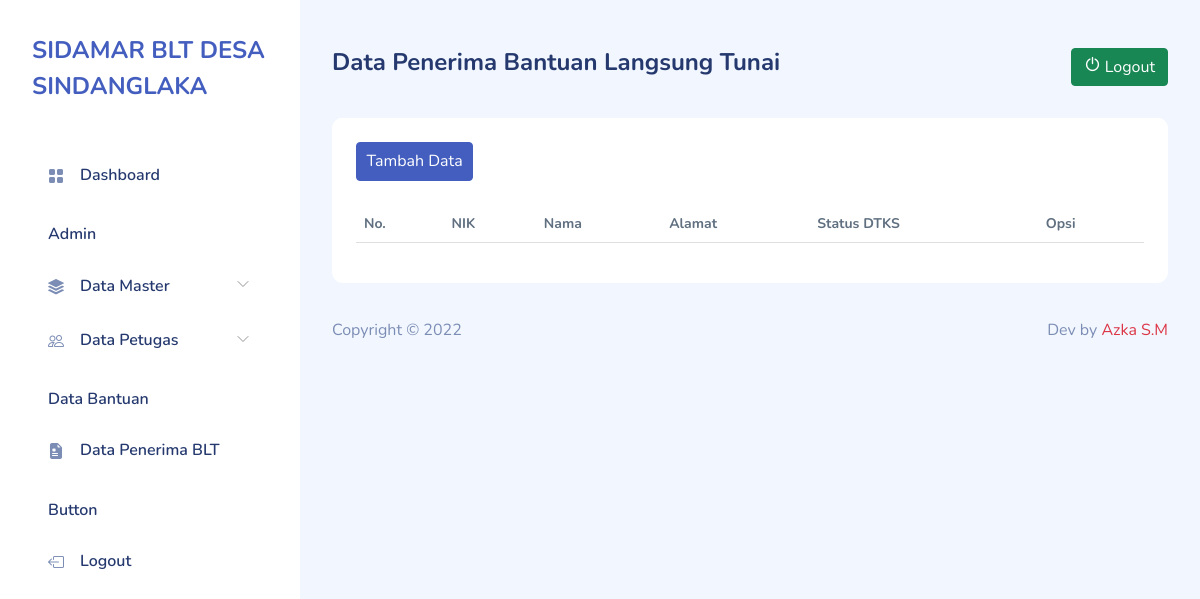
The app's page /data_blt.php (signed in), older data.
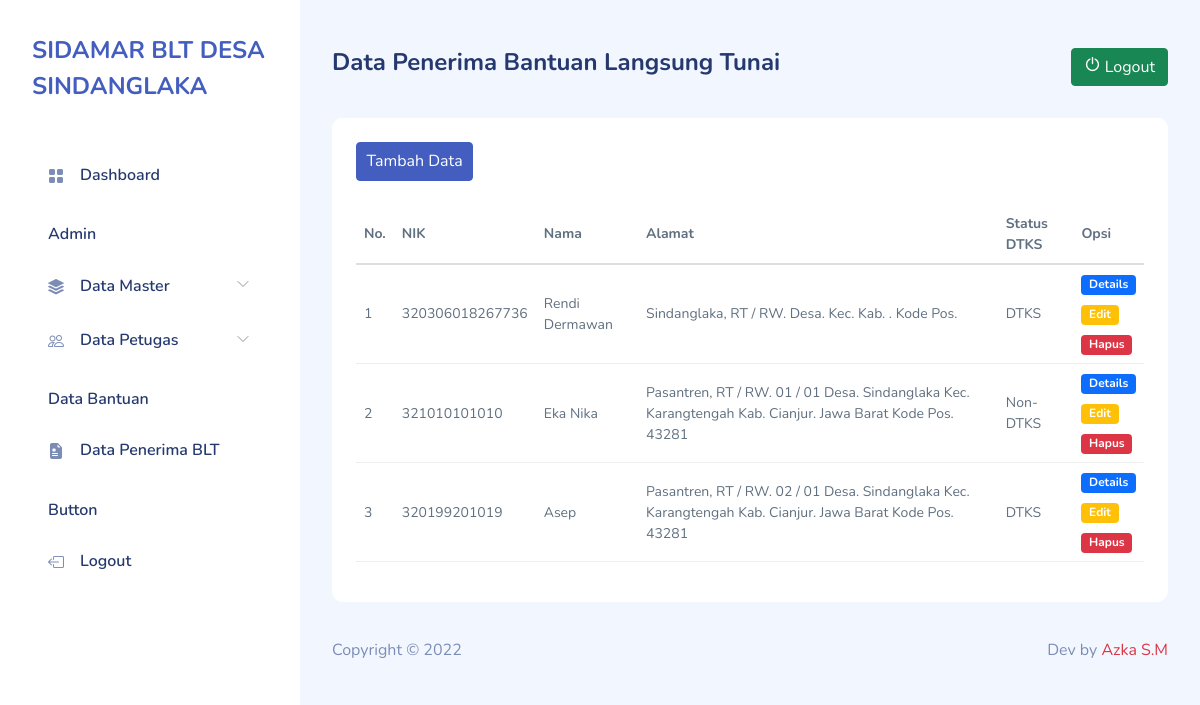
The same page, newer data.
### tables this page shows
CREATE TABLE `data_blt_penerima` (
  `id_blt` int(11) NOT NULL,
  `nama_lengkap` varchar(255) NOT NULL,
  `no_kk` varchar(1000) NOT NULL,
  `no_nik` varchar(1000) NOT NULL,
  `jalan` varchar(200) NOT NULL,
  `rtrw` varchar(200) NOT NULL,
  `desa` varchar(200) NOT NULL,
  `kecamatan` varchar(200) NOT NULL,
  `kabupaten` varchar(200) NOT NULL,
  `provinsi` varchar(200) NOT NULL,
  `kode_pos` varchar(200) NOT NULL,
  `pekerjaan` varchar(255) NOT NULL,
  `nama_ibu` varchar(255) NOT NULL,
  `status_dtks` int(11) NOT NULL,
  `date_created` date NOT NULL,
  `is_active` int(11) NOT NULL
);

### functions.php (called while the page is built, shortened)
<?php
$conn = mysqli_connect("localhost", "root", "", "db_sdlk_blt");
function query($query)
{
    global $conn;
    $result = mysqli_query($conn, $query);
    $rows = [];
    while ($row = mysqli_fetch_assoc($result)) {
        $rows[] = $row;
    }
    return $rows;
}

### data_blt.php (the view, shortened to what this page needs)
<?php
require "functions.php";
$blt = query("SELECT * FROM data_blt_penerima");
include "template_header.php";
include "template_sidebar.php";
?>
<div id="main">
    <div class="page-heading">
        <div class="row">
            <div class="col-7">
                <h4>Data Penerima Bantuan Langsung Tunai</h4>
            </div>
            <div class="col-5">
                <a href="logout.php" class="btn btn-success float-end">
                    <i class="icon dripicons-power"></i>
                    Logout
                </a>
            </div>
        </div>
    </div>
    <div class="page-content">
        <section class="row">
            <div class="col-12 col-lg-12">
                <div class="card">
                    <div class="card-header">
                        <div class="row">
                            <div class="col-12 col-lg-8">
                                <a href="data_blt_add.php" class='btn btn-primary icon'>
                                    <span>Tambah Data</span>
                                </a>
                            </div>
                            <div class="col-12 col-lg-4">
                            </div>
                        </div>
                    </div>
                    <div class="card-body">
                        <table class="table small" id="table1">
                            <thead>
                                <tr>
                                    <th>No.</th>
                                    <th>NIK</th>
                                    <th>Nama</th>
                                    <th>Alamat</th>
                                    <th>Status DTKS</th>
                                    <th>Opsi</th>
                                </tr>
                            </thead>
                            <tbody>
                                <?php $i = 1; ?>
                                <?php foreach ($blt as $b) : ?>
                                    <tr>
                                        <td><?= $i; ?></td>
                                        <td><?= $b["no_nik"]; ?></td>
                                        <td><?= $b["nama_lengkap"]; ?></td>
                                        <td><?= $b["jalan"] . ", RT / RW. " . $b["rtrw"] . " Desa. " . $b["desa"] . " Kec. " . $b["kecamatan"] . " Kab. " . $b["kabupaten"] . ". " . $b["provinsi"] . " Kode Pos. " . $b["kode_pos"]; ?></td>
                                        <td>
                                            <?php
                                            if ($b["status_dtks"] == 1) {
                                                echo "DTKS";
                                            } else {
                                                echo "Non-DTKS";
                                            }
                                            ?>
                                        </td>
                                        <td>
                                            <a href="data_blt_details.php?id=<?= $b["id_blt"] ?>" class="badge bg-primary mb-2">Details</a> <br>
                                            <a href="data_blt_edit.php?id=<?= $b["id_blt"] ?>" class="badge bg-warning mb-2">Edit</a> <br>
                                            <a href="data_blt_delete.php?id=<?= $b["id_blt"] ?>" class="badge bg-danger" onclick="return confirm('Yakin akan menghapus data BLT : <?= $b['nama_lengkap']; ?> ?');">Hapus</a>
                                        </td>
                                    </tr>
                                    <?php $i++; ?>
                                <?php endforeach; ?>
                            </tbody>
                        </table>
                    </div>
                </div>
            </div>
        </section>
    </div>
    <?php include "template_footer.php"; ?>

### template_header.php (shortened to what this page needs)
<!DOCTYPE html>
<html lang="en">
<head>
    <link rel="stylesheet" href="assets/css/bootstrap.css">
    <link rel="stylesheet" href="assets/vendors/jquery-datatables/jquery.dataTables.bootstrap5.min.css">
    <link rel="stylesheet" href="assets/vendors/fontawesome/all.min.css">
    <link rel="stylesheet" href="assets/vendors/iconly/bold.css">
    <link rel="stylesheet" href="assets/vendors/dripicons/webfont.css">
    <link rel="stylesheet" href="assets/css/pages/dripicons.css">
    <link rel="stylesheet" href="assets/vendors/perfect-scrollbar/perfect-scrollbar.css">
    <link rel="stylesheet" href="assets/vendors/bootstrap-icons/bootstrap-icons.css">
    <link rel="stylesheet" href="assets/css/app.css">
    <link rel="stylesheet" href="assets/css/my-style.css">
</head>
<body>
    <div id="app">

### template_sidebar.php (shortened to what this page needs)
<div id="sidebar" class="active">
    <div class="sidebar-wrapper active">
        <div class="sidebar-header">
            <div class="d-flex justify-content-between">
                <div class="logo">
                    <a href="#">SIDAMAR BLT DESA SINDANGLAKA</a>
                </div>
            </div>
        </div>
        <div class="sidebar-menu">
            <ul class="menu">
                <li class="sidebar-item">
                    <a href="dashboard.php" class='sidebar-link'>
                        <i class="bi bi-grid-fill"></i>
                        <span>Dashboard</span>
                    </a>
                </li>
                <li class="sidebar-title">Admin</li>
                <li class="sidebar-item  has-sub">
                    <a href="#" class='sidebar-link'>
                        <i class="bi bi-stack"></i>
                        <span>Data Master</span>
                    </a>
                </li>
                <li class="sidebar-item  has-sub">
                    <a href="#" class='sidebar-link'>
                        <i class="bi bi-people"></i>
                        <span>Data Petugas</span>
                    </a>
                </li>
                <li class="sidebar-title">Data Bantuan</li>
                <li class="sidebar-item ">
                    <a href="data_blt.php" class='sidebar-link'>
                        <i class="bi bi-file-earmark-medical-fill"></i>
                        <span>Data Penerima BLT</span>
                    </a>
                </li>
                <li class="sidebar-title">Button</li>
                <li class="sidebar-item  ">
                    <a href="logout.php" class='sidebar-link'>
                        <i class="bi bi-box-arrow-left"></i>
                        <span>Logout</span>
                    </a>
                </li>
            </ul>
        </div>
    </div>
</div>

### template_footer.php (shortened to what this page needs)
<footer>
    <div class="footer clearfix mb-0 text-muted">
        <div class="float-start">
            <p>Copyright &copy <?= date("Y"); ?></p>
        </div>
        <div class="float-end">
            <p>Dev by <span class="text-danger">Azka S.M</span></p>
        </div>
    </div>
</footer>
</div>
</div>
</body>
</html>

### assets/css/app.css (style rules this page uses)
.btn i,.btn svg { height:16px;width:16px }
.btn.icon { padding:.4rem .6rem }
.btn.btn-danger,.btn.btn-info,.btn.btn-primary,.btn.btn-secondary,.btn.btn-success,.btn.btn-warning { color:#fff }
.card { border:none;margin-bottom:2.2rem }
.card .card-header { border:none }
.card .card-header~.card-body { padding-top:0 }
.card .card-body { padding:1.5rem }
#sidebar.active .sidebar-wrapper { left:0 }
.sidebar-wrapper { background-color:#fff;bottom:0;height:100vh;overflow-y:auto;position:fixed;top:0;transition:left .5s ease-out;width:300px;z-index:10 }
.sidebar-wrapper .sidebar-header { font-size:2rem;font-weight:700;padding:2rem 2rem 1rem }
.sidebar-wrapper .menu { font-weight:600;margin-top:2rem;padding:0 2rem }
.sidebar-wrapper .menu .sidebar-title { color:#25396f;font-size:1rem;font-weight:600;list-style:none;margin:1.5rem 0 1rem;padding:0 1rem }
.sidebar-wrapper .menu .sidebar-link { align-items:center;border-radius:.5rem;color:#25396f;display:block;display:flex;font-size:1rem;padding:.7rem 1rem;text-decoration:none;transition:all .5s }
.sidebar-wrapper .menu .sidebar-link i,.sidebar-wrapper .menu .sidebar-link svg { color:#7c8db5 }
.sidebar-wrapper .menu .sidebar-link span { margin-left:1rem }
.sidebar-wrapper .menu .sidebar-item { list-style:none;margin-top:.5rem;position:relative }
.sidebar-wrapper .menu .sidebar-item.has-sub .sidebar-link:after { color:#ccc;display:block;position:absolute;right:15px;top:12px }
.dataTable-table td,.dataTable-table thead th,.table td,.table thead th { vertical-align:middle }
.dataTable-table:not(.table-borderless) thead th,.table:not(.table-borderless) thead th { border-bottom:1px solid #dedede!important }
.bi { height:1rem;width:1rem }
#main { margin-left:300px;padding:2rem }
.page-heading { margin:0 0 2rem }
a { text-decoration:none }

### assets/css/my-style.css (style rules this page uses)
.sidebar-wrapper .sidebar-header { font-size: 1.5rem; font-weight: 700; }

Row changes from the older to the newer data that the page shows:
added data_blt_penerima: no_nik "320306018267736", nama_lengkap "Rendi Dermawan", jalan "Sindanglaka", status_dtks "DTKS"
added data_blt_penerima: no_nik "321010101010", nama_lengkap "Eka Nika", jalan "Pasantren", rtrw "01 / 01", desa "Sindanglaka", kecamatan "Karangtengah", kabupaten "Cianjur", provinsi "Jawa Barat", kode_pos "43281", status_dtks "Non-DTKS"
added data_blt_penerima: no_nik "320199201019", nama_lengkap "Asep", jalan "Pasantren", rtrw "02 / 01", desa "Sindanglaka", kecamatan "Karangtengah", kabupaten "Cianjur", provinsi "Jawa Barat", kode_pos "43281", status_dtks "DTKS"
